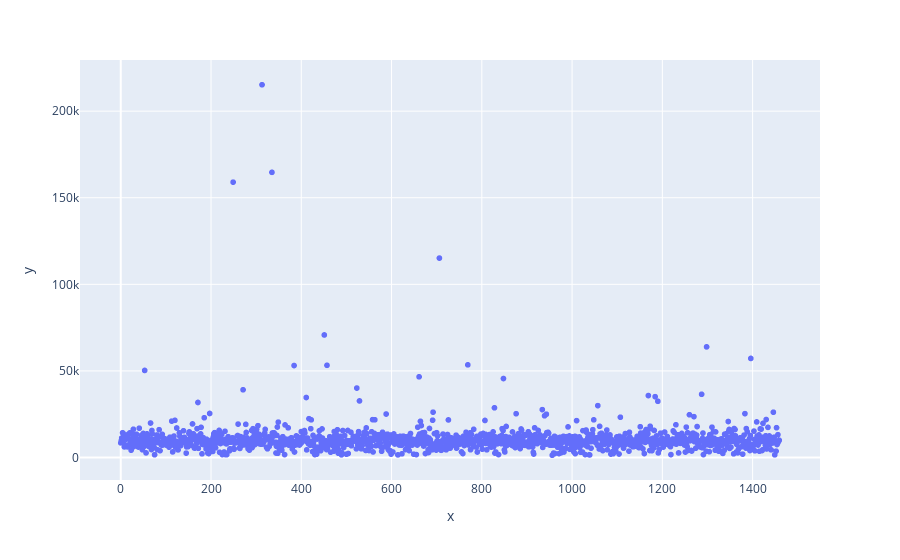

The code cell stored with this chart in its notebook:
### Code cell
fig = px.scatter(y=df_raw_property['LotArea'])
fig.show()

### Figure 1 — Plotly figure (JSON) as saved in the notebook; plotly's stock layout.template omitted (floating-point values rounded to 4 significant figures; data arrays with more than 128 entries replaced by an {"elided": "..."} marker saying what was removed)
{"data": [{"hovertemplate": "x=%{x}<br>y=%{y}<extra></extra>", "legendgroup": "", "marker": {"color": "#636efa", "symbol": "circle"}, "mode": "markers", "name": "", "showlegend": false, "type": "scattergl", "x": {"elided": "1460 int values"}, "xaxis": "x", "y": {"elided": "1460 int values"}, "yaxis": "y"}], "layout": {"legend": {"tracegroupgap": 0}, "margin": {"t": 60}, "xaxis": {"anchor": "y", "domain": [0, 1], "title": {"text": "x"}}, "yaxis": {"anchor": "x", "domain": [0, 1], "title": {"text": "y"}}}}
